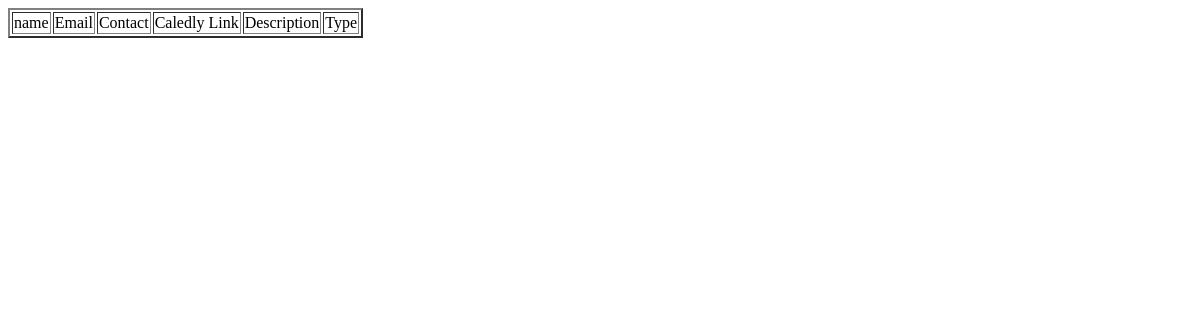
The app's page /viewCaledlydetails, older data.
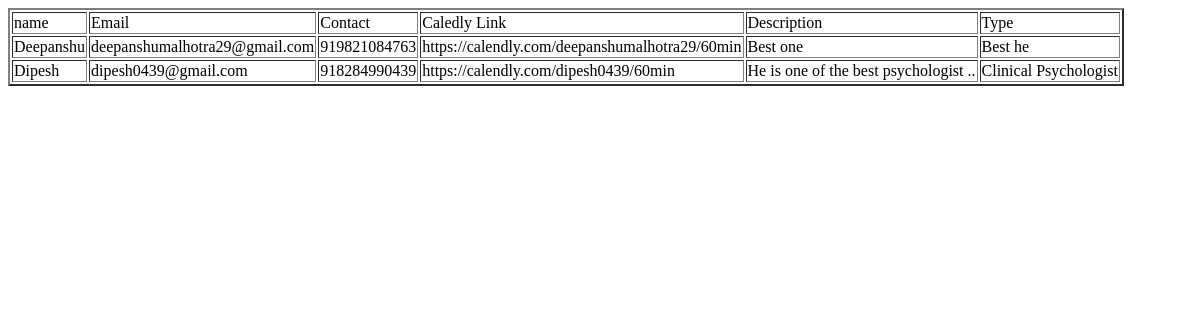
The same page, newer data.
### tables this page shows
CREATE TABLE calendlyLinks (
        Name text ,
        email text,
        contact text,
        calendlyLink text ,
        imageName text,
        Description text,
        Type text 
        );

### app.py (the view)
@app.route('/viewCaledlydetails')
def viewCaledlydetails():
    data=vwdt.viewCalendlyLinks()
    print(data)
    return render_template("admin/CalendlyLinkview.html",data=data)

### databaseFunctions/viewData.py (called while the page is built)
def viewCalendlyLinks():
    connection = sqlite3.connect('quality.db')
    con = connection.cursor()
    con.execute("SELECT * FROM calendlyLinks")
    data=con.fetchall()
    return data

### templates/admin/CalendlyLinkview.html
<html>
    <body>
        <table border="2px solid black">
            <tr>
                <td>name</td>
                <td>Email</td>
                <td>Contact</td>
                <td>Caledly Link</td>
                <td>Description</td>
                <td>Type</td>
            </tr>
            {% for i in range(0,data|length) %}
            <tr>
                <td>{{ data[i][0] }}</td>
                <td>{{ data[i][1] }}</td>
                <td>{{ data[i][2] }}</td>
                <td>{{ data[i][3] }}</td>
                <td>{{ data[i][5] }}</td>
                <td>{{ data[i][6] }}</td>
            </tr>
            {% endfor %}
        </table>
    </body>
</html>

Row changes from the older to the newer data that the page shows:
added calendlyLinks: Name "Deepanshu", email "deepanshumalhotra29@gmail.com", contact "919821084763", calendlyLink "https://calendly.com/deepanshumalhotra29/60min", Description "Best one", Type "Best he"
added calendlyLinks: Name "Dipesh", email "dipesh0439@gmail.com", contact "918284990439", calendlyLink "https://calendly.com/dipesh0439/60min", Description "He is one of the best psychologist ..", Type "Clinical Psychologist"
